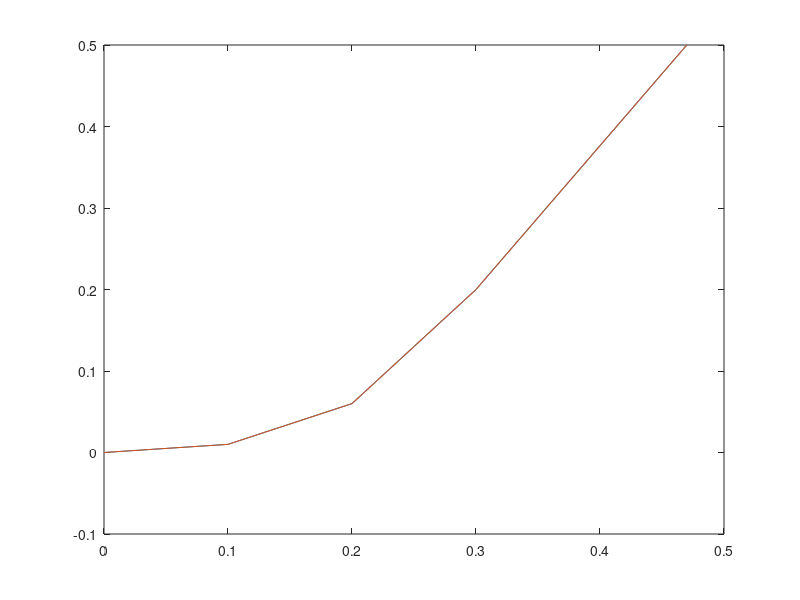

This figure's MATLAB source:
clear; clc; close all;

x = [0 0.1 0.2 0.3 0.47];
y = [0 0.01 0.06 0.20 0.5];
p = polyfit(x,y,4)
for i=1:length(x),
  ye(i) = p*[x(i)^4 x(i)^3 x(i)^2 x(i) 1]'
end

figure(1)
plot(x,y,x,ye)